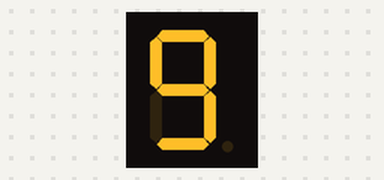
This sketch was run on a simulated ESP32. Parts: 1-digit seven-segment display. Wiring (inferred from the names in the program): 1-digit 7-segment display, segments lit when HIGH: segments GPIO 2, GPIO 4, GPIO 15, GPIO 5, GPIO 18, GPIO 19, GPIO 21. The segment pins are drawn as the display they are named for.

Above: at 0.1 s.
At 1.1 s:
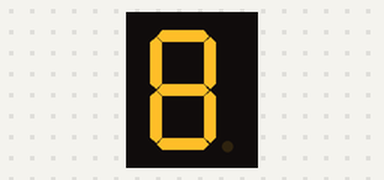
At 2.1 s:
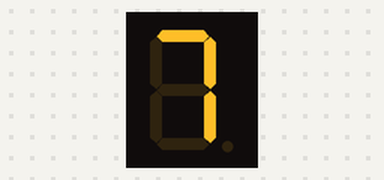
At 4.1 s:
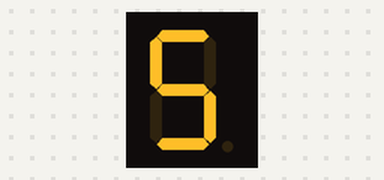
At 6.1 s:
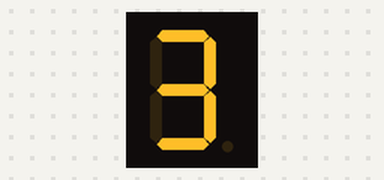
At 9.1 s:
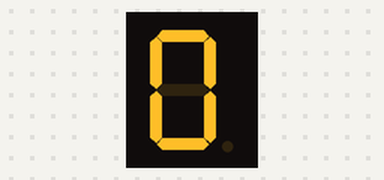

The sketch:

_03_SSD_ESP32.ino
```cpp
const int A = 2;
const int B = 4;
const int C = 15;
const int D = 5;
const int E = 18;
const int F = 19;
const int G = 21;

void setup()
{
  pinMode(A, OUTPUT);
  pinMode(B, OUTPUT);
  pinMode(C, OUTPUT);
  pinMode(D, OUTPUT);
  pinMode(E, OUTPUT);
  pinMode(F, OUTPUT);
  pinMode(G, OUTPUT);
}

void loop()
{
  // display number 9
  digitalWrite(A, HIGH);
  digitalWrite(B, HIGH);
  digitalWrite(C, HIGH);
  digitalWrite(D, HIGH);
  digitalWrite(E, LOW);
  digitalWrite(F, HIGH);
  digitalWrite(G, HIGH);
  delay(1000); // Wait for 1000 millisecond(s)
  // display number 8
  digitalWrite(A, HIGH);
  digitalWrite(B, HIGH);
  digitalWrite(C, HIGH);
  digitalWrite(D, HIGH);
  digitalWrite(E, HIGH);
  digitalWrite(F, HIGH);
  digitalWrite(G, HIGH);
  delay(1000); // Wait for 1000 millisecond(s)
  // display number 7
  digitalWrite(A, HIGH);
  digitalWrite(B, HIGH);
  digitalWrite(C, HIGH);
  digitalWrite(D, LOW);
  digitalWrite(E, LOW);
  digitalWrite(F, LOW);
  digitalWrite(G, LOW);
  delay(1000); // Wait for 1000 millisecond(s)
  // display number 6
  digitalWrite(A, HIGH);
  digitalWrite(B, LOW);
  digitalWrite(C, HIGH);
  digitalWrite(D, HIGH);
  digitalWrite(E, HIGH);
  digitalWrite(F, HIGH);
  digitalWrite(G, HIGH);
  delay(1000); // Wait for 1000 millisecond(s)
  // display number 5
  digitalWrite(A, HIGH);
  digitalWrite(B, LOW);
  digitalWrite(C, HIGH);
  digitalWrite(D, HIGH);
  digitalWrite(E, LOW);
  digitalWrite(F, HIGH);
  digitalWrite(G, HIGH);
  delay(1000); // Wait for 1000 millisecond(s)
  // display number 4
  digitalWrite(A, LOW);
  digitalWrite(B, HIGH);
  digitalWrite(C, HIGH);
  digitalWrite(D, LOW);
  digitalWrite(E, LOW);
  digitalWrite(F, HIGH);
  digitalWrite(G, HIGH);
  delay(1000); // Wait for 1000 millisecond(s)
  // display number 3
  digitalWrite(A, HIGH);
  digitalWrite(B, HIGH);
  digitalWrite(C, HIGH);
  digitalWrite(D, HIGH);
  digitalWrite(E, LOW);
  digitalWrite(F, LOW);
  digitalWrite(G, HIGH);
  delay(1000); // Wait for 1000 millisecond(s)
  // display number 2
  digitalWrite(A, HIGH);
  digitalWrite(B, HIGH);
  digitalWrite(C, LOW);
  digitalWrite(D, HIGH);
  digitalWrite(E, HIGH);
  digitalWrite(F, LOW);
  digitalWrite(G, HIGH);
  delay(1000); // Wait for 1000 millisecond(s)
  // display number 1
  digitalWrite(A, LOW);
  digitalWrite(B, HIGH);
  digitalWrite(C, HIGH);
  digitalWrite(D, LOW);
  digitalWrite(E, LOW);
  digitalWrite(F, LOW);
  digitalWrite(G, LOW);
  delay(1000); // Wait for 1000 millisecond(s)
  // display number 0
  digitalWrite(A, HIGH);
  digitalWrite(B, HIGH);
  digitalWrite(C, HIGH);
  digitalWrite(D, HIGH);
  digitalWrite(E, HIGH);
  digitalWrite(F, HIGH);
  digitalWrite(G, LOW);
  delay(2000); // Wait for 180000 millisecond(s)
}
```

Measured:
- by itself, everything shown: repeats every 11.0 s, in 10 steps
- what the display in image 1 shows lasts 1.0 s, from 1.0 s to 2.0 s
- what the display in image 5 shows lasts 2.0 s, from 9.0 s to 11.0 s
